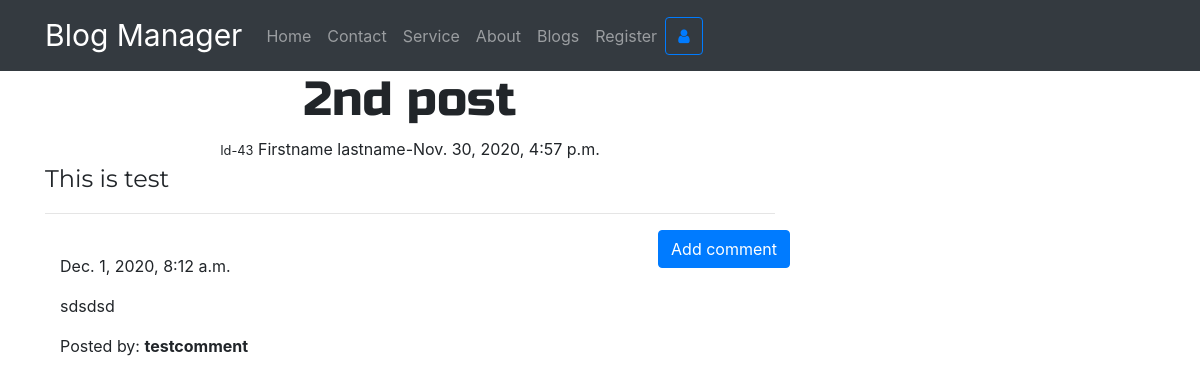
Screenshot of /blog/43 with the database file from the repository.
### Myapp/models.py (models this page shows, shortened)
class Posting(models.Model):
    title = models.CharField(max_length=255)
    author = models.ForeignKey(User, on_delete=models.CASCADE)
    text = models.TextField()
    created_date = models.DateTimeField(default=timezone.now)
    published_date = models.DateTimeField(blank=True, null=True)

class Comment(models.Model):
    post = models.ForeignKey('Myapp.Posting', related_name='comments', on_delete=models.CASCADE)
    author = models.CharField(max_length=200)
    text = models.TextField()
    created_date = models.DateTimeField(default=timezone.now)
    approved_comment = models.BooleanField(default=False)

### Myapp/views.py (the view)
# urls.py: path('blog/<int:pk>', PostDetailView.as_view(), name='post_detail_blog'),
class PostDetailView(DetailView):
    model = Posting
    template_name = 'blog-data.html'

### templates/blog-data.html (shortened to what this page needs)
{% extends 'layout.html' %} {% block body %}
<div class="content container">
    <div class="row">
        <div class="col-md-8">
            <div class="blog_posts">
                <h1 class='posttitle loader'>{{ posting.title }}</h1>
                {% if posting.published_date %}
                <div class="date postdate">
                    <small>Id-{{posting.author.id}}</small> {{posting.author.first_name}} {{posting.author.last_name}}-{{ posting.published_date }}
                </div>
                {% else %}
                <a class="btn btn-outline-dark" href="{% url 'Myapp:publish_post' pk=posting.pk %}">Publish</a> {% endif %}
                <p class='postcontent'>{{ posting.text|safe|linebreaksbr }}</p>
                <hr>
                <a class="btn btn-primary btn-comment" href="{% url 'Myapp:add-comment' pk=posting.pk %}">Add comment</a>
                <div class="container">
                    {% for comment in posting.comments.all %}
                    <br> {% if user.is_authenticated or comment.approved_comment %} {{ comment.created_date }}
                    <p>{{ comment.text|safe|linebreaks }}</p>
                    <p>Posted by: <strong>{{ comment.author }}</strong></p>
                    {% endif %} {% empty %}
                    <p>No comments posted.</p>
                    {% endfor %}
                </div>
            </div>
        </div>
    </div>
</div>
{% endblock %}

### static/css/blog.css (style rules this page uses)
.postdate { text-align: center; }
.posttitle { font-family: 'Russo One', sans-serif; font-size: 3em; text-align: center; }
.postcontent { font-family: 'Montserrat'; font-size: 1.5em; }
.btn-comment { position: absolute; right: 0px; }
.loader { filter:hue-rotate(0deg); color: linear-gradient(45deg,#0f8,#08f); animation:hue 5000ms infinite linear; }

### templates/layout.html (style rules this page uses)
*, *:before, *:after { box-sizing: border-box; }
html { font-size: 100%; }

### templates/blog-data.html (style rules this page uses)
.postdate { text-align: center; }
.posttitle { font-family: 'Russo One', sans-serif; font-size: 3em; text-align: center; }
.postcontent { font-family: 'Montserrat'; font-size: 1.5em; }
.btn-comment { position: absolute; right: 0px; }
.loader { filter: hue-rotate(0deg); color: linear-gradient(45deg, #0f8, #08f); animation: hue 5000ms infinite linear; }

### rows the page displays
Posting: title "2nd post", author.id "43", author.first_name "Firstname", author.last_name "lastname", published_date "Nov. 30, 2020, 4:57 p.m.", text "This is test"
Comment: created_date "Dec. 1, 2020, 8:12 a.m.", text "sdsdsd", author "testcomment"
